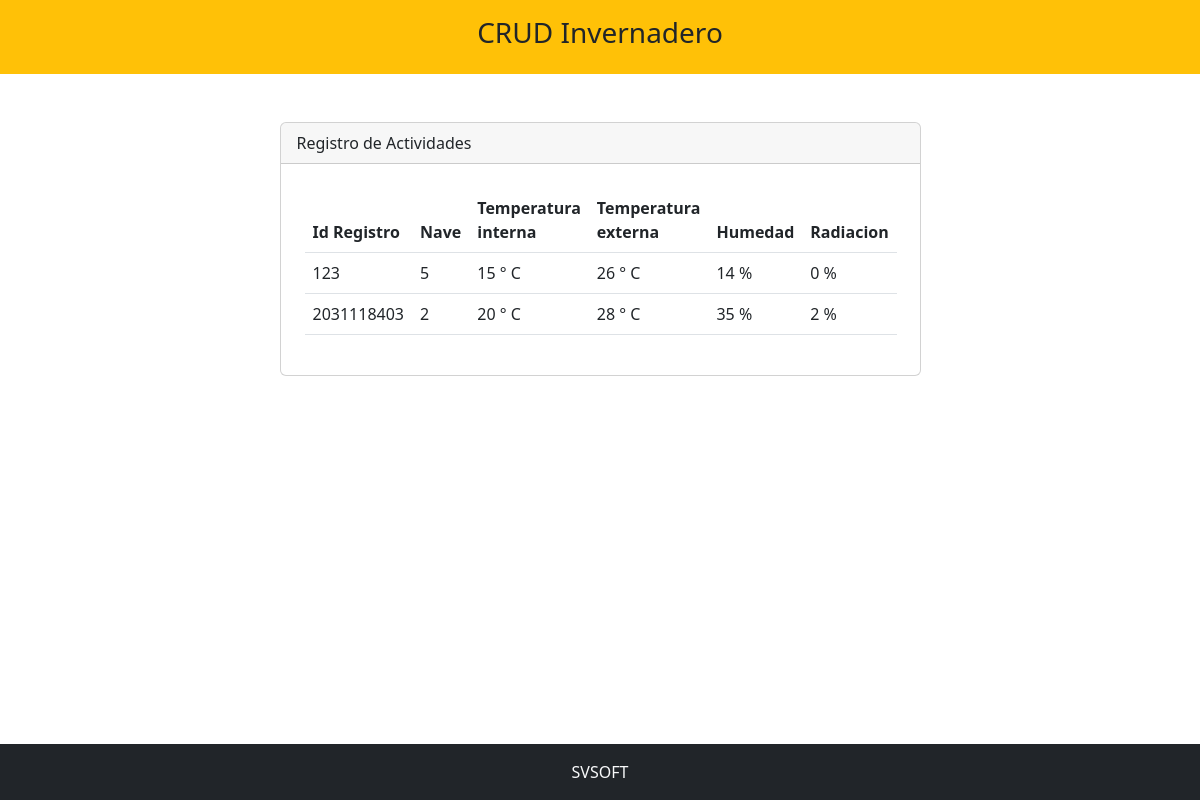
/negocio/invAdministrador.php, run on the app's committed database.
### tables this page shows
CREATE TABLE `invernadero` (
  `idRegistro` int(11) NOT NULL AUTO_INCREMENT,
  `nave` int(11) NOT NULL,
  `tempInterna` varchar(10) NOT NULL,
  `temExterna` varchar(10) NOT NULL,
  `humeRelativa` varchar(10) NOT NULL,
  `radiacion` varchar(10) NOT NULL,
  PRIMARY KEY (`idRegistro`)
);

### negocio/invAdministrador.php (the view, shortened to what this page needs)
<?php include 'template/headerInvernadero.php' ?>
<?php
    include_once "model/conexionPersona.php";
    $sentencia = $bd -> query("select * from invernadero");
    $invernadero = $sentencia->fetchAll(PDO::FETCH_OBJ);
?>
<div class="container mt-5">
    <div class="row justify-content-center">
        <div class="col-md-7">
            <div class="card">
                <div class="card-header">
                    Registro de Actividades
                </div>
                <div class="p-4">
                        <table class="table align-middle">
                            <thead>
                                <tr>
                                    <th scope="col">Id Registro</th>
                                    <th scope="col">Nave</th>
                                    <th scope="col">Temperatura interna</th>
                                    <th scope="col">Temperatura externa</th>
                                    <th scope="col">Humedad</th>
                                    <th scope="col">Radiacion</th>
                                </tr>
                            </thead>
                            <tbody>
                            <?php
                                foreach($invernadero as $dato){
                            ?>
                                <tr>
                                    <td scope="row"><?php echo $dato->idRegistro; ?></td>
                                    <td><?php echo $dato->nave; ?></td>
                                    <td><?php echo $dato->tempInterna; ?></td>
                                    <td><?php echo $dato->temExterna; ?></td>
                                    <td><?php echo $dato->humeRelativa; ?></td>
                                    <td><?php echo $dato->radiacion; ?></td>
                                </tr>
                                <?php
                                }
                                ?>
                            </tbody>
                        </table>
                    </div>
                </div>
            </div>
        </div>
    </div>
<?php include 'template/footerInvernadero.php' ?>

### data on the page
invernadero: idRegistro "123", nave "5", tempInterna "15 ° C", temExterna "26 ° C", humeRelativa "14 %", radiacion "0 %"
invernadero: idRegistro "2031118403", nave "2", tempInterna "20 ° C", temExterna "28 ° C", humeRelativa "35 %", radiacion "2 %"
